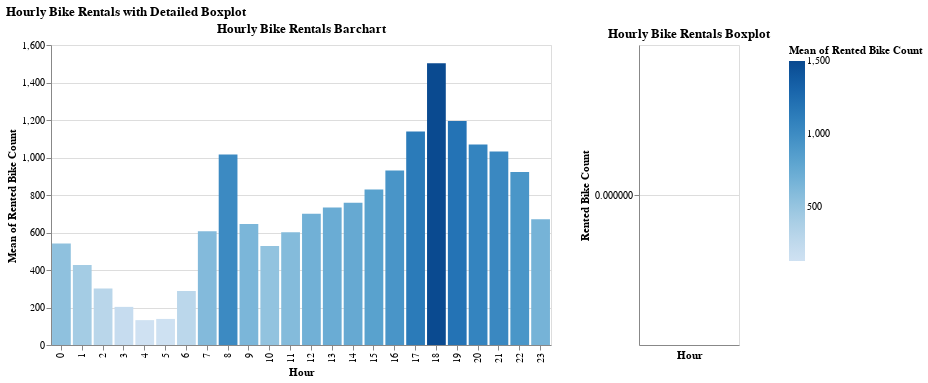

Notebook code cell kept with this figure:
### Code cell
# Hourly Bike Rentals Barchart showing detailed boxplot statistics 

selection = alt.selection_single(
    fields = ['Hour'], nearest = True, on = 'mouseover', empty = 'none',
)

# Create the barchart
bike_hour_barchart = alt.Chart(data).mark_bar().encode(
    alt.X('Hour:O'),
    alt.Y('mean(Rented Bike Count):Q'),
    alt.Color('mean(Rented Bike Count):Q'),
    tooltip = [alt.Tooltip('mean(Rented Bike Count):Q', title = 'Mean'),
              alt.Tooltip('min(Rented Bike Count):Q', title = 'Min'),
              alt.Tooltip('q1(Rented Bike Count):Q', title = 'Q1'),
              alt.Tooltip('median(Rented Bike Count):Q', title = 'Median'),
              alt.Tooltip('q3(Rented Bike Count):Q', title = 'Q3'),
              alt.Tooltip('max(Rented Bike Count):Q', title = 'Max')]
).properties(
    width = 500,
    height = 300,
    title = 'Hourly Bike Rentals Barchart',
).add_selection(
    selection
)

# Create the box plot
bike_hour_boxplot = alt.Chart(data).mark_boxplot().encode(
    x = 'Hour:O',
    y = 'Rented Bike Count:Q'
).transform_filter(
    selection
).properties(
    width = 100,
    height = 300,
    title = 'Hourly Bike Rentals Boxplot',
)

# Combine both charts, concatenating horizontally
combined_chart = alt.hconcat(bike_hour_barchart, bike_hour_boxplot, spacing = 25).properties(
    title = 'Hourly Bike Rentals with Detailed Boxplot'
)

display(combined_chart)

### Figure 1 — Vega specification as saved in the notebook (floating-point values rounded to 4 significant figures; data arrays with more than 128 entries replaced by an {"elided": "..."} marker saying what was removed)
{"$schema": "https://vega.github.io/schema/vega/v5.json", "data": [{"name": "param_1_store"}, {"name": "source_0", "values": {"elided": "8760 records"}}, {"name": "data_0", "values": [{"Hour": 0, "max_Rented Bike Count": 1394, "mean_Rented Bike Count": 541.5, "median_Rented Bike Count": 513, "min_Rented Bike Count": 0, "q1_Rented Bike Count": 196.0, "q3_Rented Bike Count": 862.0}, {"Hour": 1, "max_Rented Bike Count": 1088, "mean_Rented Bike Count": 426.2, "median_Rented Bike Count": 401, "min_Rented Bike Count": 0, "q1_Rented Bike Count": 172.0, "q3_Rented Bike Count": 669.0}, {"Hour": 2, "max_Rented Bike Count": 1254, "mean_Rented Bike Count": 301.6, "median_Rented Bike Count": 265, "min_Rented Bike Count": 0, "q1_Rented Bike Count": 122.0, "q3_Rented Bike Count": 456.0}, {"Hour": 3, "max_Rented Bike Count": 644, "mean_Rented Bike Count": 203.3, "median_Rented Bike Count": 176, "min_Rented Bike Count": 0, "q1_Rented Bike Count": 79.0, "q3_Rented Bike Count": 307.0}, {"Hour": 4, "max_Rented Bike Count": 421, "mean_Rented Bike Count": 132.6, "median_Rented Bike Count": 119, "min_Rented Bike Count": 0, "q1_Rented Bike Count": 51.0, "q3_Rented Bike Count": 199.0}, {"Hour": 5, "max_Rented Bike Count": 383, "mean_Rented Bike Count": 139.1, "median_Rented Bike Count": 129, "min_Rented Bike Count": 0, "q1_Rented Bike Count": 57.0, "q3_Rented Bike Count": 215.0}, {"Hour": 6, "max_Rented Bike Count": 807, "mean_Rented Bike Count": 287.6, "median_Rented Bike Count": 232, "min_Rented Bike Count": 0, "q1_Rented Bike Count": 97.0, "q3_Rented Bike Count": 448.0}, {"Hour": 7, "max_Rented Bike Count": 1629, "mean_Rented Bike Count": 606.0, "median_Rented Bike Count": 426, "min_Rented Bike Count": 0, "q1_Rented Bike Count": 211.0, "q3_Rented Bike Count": 1065.0}, {"Hour": 8, "max_Rented Bike Count": 2495, "mean_Rented Bike Count": 1016.0, "median_Rented Bike Count": 728, "min_Rented Bike Count": 0, "q1_Rented Bike Count": 401.0, "q3_Rented Bike Count": 1785.0}, {"Hour": 9, "max_Rented Bike Count": 1401, "mean_Rented Bike Count": 646.0, "median_Rented Bike Count": 680, "min_Rented Bike Count": 0, "q1_Rented Bike Count": 289.0, "q3_Rented Bike Count": 985.0}, {"Hour": 10, "max_Rented Bike Count": 1269, "mean_Rented Bike Count": 527.8, "median_Rented Bike Count": 581, "min_Rented Bike Count": 0, "q1_Rented Bike Count": 212.0, "q3_Rented Bike Count": 811.0}, {"Hour": 11, "max_Rented Bike Count": 1478, "mean_Rented Bike Count": 600.9, "median_Rented Bike Count": 624, "min_Rented Bike Count": 0, "q1_Rented Bike Count": 256.0, "q3_Rented Bike Count": 934.0}, {"Hour": 12, "max_Rented Bike Count": 1798, "mean_Rented Bike Count": 699.4, "median_Rented Bike Count": 709, "min_Rented Bike Count": 0, "q1_Rented Bike Count": 293.0, "q3_Rented Bike Count": 1072.0}, {"Hour": 13, "max_Rented Bike Count": 2000, "mean_Rented Bike Count": 733.2, "median_Rented Bike Count": 727, "min_Rented Bike Count": 0, "q1_Rented Bike Count": 304.0, "q3_Rented Bike Count": 1071.0}, {"Hour": 14, "max_Rented Bike Count": 2128, "mean_Rented Bike Count": 758.8, "median_Rented Bike Count": 733, "min_Rented Bike Count": 0, "q1_Rented Bike Count": 329.0, "q3_Rented Bike Count": 1099.0}, {"Hour": 15, "max_Rented Bike Count": 2329, "mean_Rented Bike Count": 829.2, "median_Rented Bike Count": 785, "min_Rented Bike Count": 0, "q1_Rented Bike Count": 333.0, "q3_Rented Bike Count": 1209.0}, {"Hour": 16, "max_Rented Bike Count": 2479, "mean_Rented Bike Count": 930.6, "median_Rented Bike Count": 911, "min_Rented Bike Count": 0, "q1_Rented Bike Count": 352.0, "q3_Rented Bike Count": 1434.0}, {"Hour": 17, "max_Rented Bike Count": 2664, "mean_Rented Bike Count": 1139.0, "median_Rented Bike Count": 1184, "min_Rented Bike Count": 0, "q1_Rented Bike Count": 392.0, "q3_Rented Bike Count": 1845.0}, {"Hour": 18, "max_Rented Bike Count": 3556, "mean_Rented Bike Count": 1503.0, "median_Rented Bike Count": 1548, "min_Rented Bike Count": 0, "q1_Rented Bike Count": 531.0, "q3_Rented Bike Count": 2359.0}, {"Hour": 19, "max_Rented Bike Count": 2984, "mean_Rented Bike Count": 1195.0, "median_Rented Bike Count": 1224, "min_Rented Bike Count": 0, "q1_Rented Bike Count": 371.0, "q3_Rented Bike Count": 1937.0}, {"Hour": 20, "max_Rented Bike Count": 2579, "mean_Rented Bike Count": 1069.0, "median_Rented Bike Count": 1062, "min_Rented Bike Count": 0, "q1_Rented Bike Count": 277.0, "q3_Rented Bike Count": 1726.0}, {"Hour": 21, "max_Rented Bike Count": 2505, "mean_Rented Bike Count": 1031.0, "median_Rented Bike Count": 1046, "min_Rented Bike Count": 0, "q1_Rented Bike Count": 271.0, "q3_Rented Bike Count": 1717.0}, {"Hour": 22, "max_Rented Bike Count": 2309, "mean_Rented Bike Count": 922.8, "median_Rented Bike Count": 949, "min_Rented Bike Count": 0, "q1_Rented Bike Count": 273.0, "q3_Rented Bike Count": 1501.0}, {"Hour": 23, "max_Rented Bike Count": 1732, "mean_Rented Bike Count": 671.1, "median_Rented Bike Count": 656, "min_Rented Bike Count": 0, "q1_Rented Bike Count": 212.0, "q3_Rented Bike Count": 1087.0}]}, {"name": "data_1", "source": "source_0", "transform": [{"type": "filter", "expr": "length(data(\"param_1_store\")) && vlSelectionTest(\"param_1_store\", datum)"}, {"type": "project", "fields": ["Hour", "Rented Bike Count"]}]}, {"name": "data_2", "source": "data_1", "transform": [{"type": "joinaggregate", "groupby": ["Hour"], "fields": ["Rented Bike Count", "Rented Bike Count"], "ops": ["q1", "q3"], "as": ["lower_box_Rented Bike Count", "upper_box_Rented Bike Count"]}, {"type": "project", "fields": ["Hour", "Rented Bike Count", "lower_box_Rented Bike Count", "upper_box_Rented Bike Count"]}]}, {"name": "data_3", "source": "data_2", "transform": [{"type": "filter", "expr": "(datum[\"Rented Bike Count\"] < datum[\"lower_box_Rented Bike Count\"] - 1.5 * (datum[\"upper_box_Rented Bike Count\"] - datum[\"lower_box_Rented Bike Count\"])) || (datum[\"Rented Bike Count\"] > datum[\"upper_box_Rented Bike Count\"] + 1.5 * (datum[\"upper_box_Rented Bike Count\"] - datum[\"lower_box_Rented Bike Count\"]))"}, {"type": "filter", "expr": "isValid(datum[\"Rented Bike Count\"]) && isFinite(+datum[\"Rented Bike Count\"])"}, {"type": "project", "fields": ["Hour", "Rented Bike Count"]}]}, {"name": "data_4", "source": "data_2", "transform": [{"type": "filter", "expr": "(datum[\"lower_box_Rented Bike Count\"] - 1.5 * (datum[\"upper_box_Rented Bike Count\"] - datum[\"lower_box_Rented Bike Count\"]) <= datum[\"Rented Bike Count\"]) && (datum[\"Rented Bike Count\"] <= datum[\"upper_box_Rented Bike Count\"] + 1.5 * (datum[\"upper_box_Rented Bike Count\"] - datum[\"lower_box_Rented Bike Count\"]))"}, {"type": "aggregate", "groupby": ["Hour"], "fields": ["Rented Bike Count", "Rented Bike Count", "lower_box_Rented Bike Count", "upper_box_Rented Bike Count"], "ops": ["min", "max", "min", "max"], "as": ["lower_whisker_Rented Bike Count", "upper_whisker_Rented Bike Count", "lower_box_Rented Bike Count", "upper_box_Rented Bike Count"]}, {"type": "project", "fields": ["Hour", "lower_box_Rented Bike Count", "lower_whisker_Rented Bike Count", "upper_box_Rented Bike Count", "upper_whisker_Rented Bike Count"]}]}, {"name": "data_5", "source": "data_4", "transform": [{"type": "filter", "expr": "isValid(datum[\"lower_whisker_Rented Bike Count\"]) && isFinite(+datum[\"lower_whisker_Rented Bike Count\"])"}, {"type": "project", "fields": ["Hour", "lower_box_Rented Bike Count", "lower_whisker_Rented Bike Count", "upper_whisker_Rented Bike Count"]}]}, {"name": "data_6", "source": "data_4", "transform": [{"type": "filter", "expr": "isValid(datum[\"upper_box_Rented Bike Count\"]) && isFinite(+datum[\"upper_box_Rented Bike Count\"])"}, {"type": "project", "fields": ["Hour", "lower_whisker_Rented Bike Count", "upper_box_Rented Bike Count", "upper_whisker_Rented Bike Count"]}]}, {"name": "data_7", "source": "data_1", "transform": [{"type": "aggregate", "groupby": ["Hour"], "fields": ["Rented Bike Count", "Rented Bike Count", "Rented Bike Count", "Rented Bike Count", "Rented Bike Count"], "ops": ["q1", "q3", "median", "min", "max"], "as": ["lower_box_Rented Bike Count", "upper_box_Rented Bike Count", "mid_box_Rented Bike Count", "min_Rented Bike Count", "max_Rented Bike Count"]}, {"type": "project", "fields": ["Hour", "lower_box_Rented Bike Count", "max_Rented Bike Count", "mid_box_Rented Bike Count", "min_Rented Bike Count", "upper_box_Rented Bike Count"]}]}, {"name": "data_8", "source": "data_7", "transform": [{"type": "filter", "expr": "isValid(datum[\"lower_box_Rented Bike Count\"]) && isFinite(+datum[\"lower_box_Rented Bike Count\"])"}, {"type": "project", "fields": ["Hour", "lower_box_Rented Bike Count", "max_Rented Bike Count", "mid_box_Rented Bike Count", "min_Rented Bike Count", "upper_box_Rented Bike Count"]}]}, {"name": "data_9", "source": "data_7", "transform": [{"type": "filter", "expr": "isValid(datum[\"mid_box_Rented Bike Count\"]) && isFinite(+datum[\"mid_box_Rented Bike Count\"])"}, {"type": "project", "fields": ["Hour", "lower_box_Rented Bike Count", "max_Rented Bike Count", "mid_box_Rented Bike Count", "min_Rented Bike Count", "upper_box_Rented Bike Count"]}]}, {"name": "data_0_color_domain_mean_Rented Bike Count", "values": [{"min": 132.6, "max": 1503.0}]}, {"name": "data_0_view_1_x_domain_Hour", "values": [{"Hour": 0}, {"Hour": 1}, {"Hour": 2}, {"Hour": 3}, {"Hour": 4}, {"Hour": 5}, {"Hour": 6}, {"Hour": 7}, {"Hour": 8}, {"Hour": 9}, {"Hour": 10}, {"Hour": 11}, {"Hour": 12}, {"Hour": 13}, {"Hour": 14}, {"Hour": 15}, {"Hour": 16}, {"Hour": 17}, {"Hour": 18}, {"Hour": 19}, {"Hour": 20}, {"Hour": 21}, {"Hour": 22}, {"Hour": 23}]}, {"name": "data_0_view_1_y_domain_mean_Rented Bike Count", "values": [{"min": 132.6, "max": 1503.0}]}, {"name": "data_3_concat_1_x_domain_Hour_0", "source": "data_3", "transform": [{"type": "aggregate", "groupby": ["Hour"], "fields": [], "ops": [], "as": []}, {"type": "formula", "expr": "datum['Hour']", "as": "sort_field"}, {"type": "project", "fields": ["Hour"]}]}, {"name": "data_5_concat_1_x_domain_Hour_1", "source": "data_5", "transform": [{"type": "aggregate", "groupby": ["Hour"], "fields": [], "ops": [], "as": []}, {"type": "formula", "expr": "datum['Hour']", "as": "sort_field"}, {"type": "project", "fields": ["Hour"]}]}, {"name": "data_6_concat_1_x_domain_Hour_2", "source": "data_6", "transform": [{"type": "aggregate", "groupby": ["Hour"], "fields": [], "ops": [], "as": []}, {"type": "formula", "expr": "datum['Hour']", "as": "sort_field"}, {"type": "project", "fields": ["Hour"]}]}, {"name": "data_8_concat_1_x_domain_Hour_3", "source": "data_8", "transform": [{"type": "aggregate", "groupby": ["Hour"], "fields": [], "ops": [], "as": []}, {"type": "formula", "expr": "datum['Hour']", "as": "sort_field"}, {"type": "project", "fields": ["Hour"]}]}, {"name": "data_9_concat_1_x_domain_Hour_4", "source": "data_9", "transform": [{"type": "aggregate", "groupby": ["Hour"], "fields": [], "ops": [], "as": []}, {"type": "formula", "expr": "datum['Hour']", "as": "sort_field"}, {"type": "project", "fields": ["Hour"]}]}], "signals": [{"name": "view_1_width", "value": 500}, {"name": "concat_1_width", "value": 100}, {"name": "unit", "value": {}, "on": [{"events": "mousemove", "update": "isTuple(group()) ? group() : unit"}]}, {"name": "param_1", "update": "vlSelectionResolve(\"param_1_store\", \"union\", true, true)"}], "marks": [{"type": "group", "name": "view_1_group", "encode": {"update": {"width": {"signal": "view_1_width"}, "height": {"signal": "height"}}}, "signals": [{"name": "param_1_tuple", "on": [{"events": [{"source": "scope", "markname": "view_1_voronoi", "type": "mouseover"}], "update": "datum && item().mark.marktype !== 'group' && indexof(item().mark.role, 'legend') < 0 ? {unit: \"view_1\", fields: param_1_tuple_fields, values: [(item().isVoronoi ? datum.datum : datum)[\"Hour\"]]} : null", "force": true}, {"events": [{"source": "view", "type": "dblclick"}], "update": "null"}]}, {"name": "param_1_tuple_fields", "value": [{"type": "E", "field": "Hour"}]}, {"name": "param_1_toggle", "value": false, "on": [{"events": [{"source": "scope", "markname": "view_1_voronoi", "type": "mouseover"}], "update": "event.shiftKey"}, {"events": [{"source": "view", "type": "dblclick"}], "update": "false"}]}, {"name": "param_1_modify", "on": [{"events": {"signal": "param_1_tuple"}, "update": "modify(\"param_1_store\", param_1_toggle ? null : param_1_tuple, param_1_toggle ? null : true, param_1_toggle ? param_1_tuple : null)"}]}], "marks": [{"type": "rect", "name": "view_1_marks", "from": {"data": "data_0"}, "encode": {"update": {"y2": {"value": 0, "scale": "view_1_y"}, "width": {"signal": "max(0.25, bandwidth('view_1_x'))"}, "tooltip": {"signal": "{\"Mean\": format(datum[\"mean_Rented Bike Count\"], \"\"), \"Min\": format(datum[\"min_Rented Bike Count\"], \"\"), \"Q1\": format(datum[\"q1_Rented Bike Count\"], \"\"), \"Median\": format(datum[\"median_Rented Bike Count\"], \"\"), \"Q3\": format(datum[\"q3_Rented Bike Count\"], \"\"), \"Max\": format(datum[\"max_Rented Bike Count\"], \"\")}"}, "fill": {"field": "mean_Rented Bike Count", "scale": "color"}, "ariaRoleDescription": {"value": "bar"}, "description": {"signal": "\"Hour: \" + (isValid(datum[\"Hour\"]) ? datum[\"Hour\"] : \"\"+datum[\"Hour\"]) + \"; Mean of Rented Bike Count: \" + (format(datum[\"mean_Rented Bike Count\"], \"\")) + \"; Mean: \" + (format(datum[\"mean_Rented Bike Count\"], \"\")) + \"; Min: \" + (format(datum[\"min_Rented Bike Count\"], \"\")) + \"; Q1: \" + (format(datum[\"q1_Rented Bike Count\"], \"\")) + \"; Median: \" + (format(datum[\"median_Rented Bike Count\"], \"\")) + \"; Q3: \" + (format(datum[\"q3_Rented Bike Count\"], \"\")) + \"; Max: \" + (format(datum[\"max_Rented Bike Count\"], \"\"))"}, "x": {"field": "Hour", "scale": "view_1_x"}, "y": {"field": "mean_Rented Bike Count", "scale": "view_1_y"}}}, "style": ["bar"], "interactive": true}, {"type": "path", "name": "view_1_voronoi", "from": {"data": "view_1_marks"}, "encode": {"update": {"isVoronoi": {"value": true}, "fill": {"value": "transparent"}, "strokeWidth": {"value": 0.35}, "stroke": {"value": "transparent"}, "tooltip": {"signal": "{\"Mean\": format(datum.datum[\"mean_Rented Bike Count\"], \"\"), \"Min\": format(datum.datum[\"min_Rented Bike Count\"], \"\"), \"Q1\": format(datum.datum[\"q1_Rented Bike Count\"], \"\"), \"Median\": format(datum.datum[\"median_Rented Bike Count\"], \"\"), \"Q3\": format(datum.datum[\"q3_Rented Bike Count\"], \"\"), \"Max\": format(datum.datum[\"max_Rented Bike Count\"], \"\")}"}}}, "transform": [{"type": "voronoi", "x": {"expr": "datum.datum.x || 0"}, "y": {"expr": "datum.datum.y || 0"}, "size": [{"signal": "view_1_width"}, {"signal": "height"}]}], "interactive": true}], "axes": [{"scale": "view_1_y", "minExtent": 0, "tickCount": {"signal": "ceil(height/40)"}, "labels": false, "aria": false, "maxExtent": 0, "zindex": 0, "gridScale": "view_1_x", "ticks": false, "grid": true, "orient": "left", "domain": false}, {"scale": "view_1_x", "labelAlign": "right", "labelBaseline": "middle", "zindex": 0, "grid": false, "labelAngle": 270, "orient": "bottom", "title": "Hour"}, {"scale": "view_1_y", "tickCount": {"signal": "ceil(height/40)"}, "labelOverlap": true, "grid": false, "zindex": 0, "title": "Mean of Rented Bike Count", "orient": "left"}], "title": {"text": "Hourly Bike Rentals Barchart", "frame": "group"}, "style": "cell"}, {"type": "group", "name": "concat_1_group", "encode": {"update": {"width": {"signal": "concat_1_width"}, "height": {"signal": "height"}}}, "marks": [{"type": "symbol", "name": "concat_1_layer_0_layer_0_marks", "from": {"data": "data_3"}, "encode": {"update": {"x": {"field": "Hour", "scale": "concat_1_x", "band": 0.5}, "y": {"field": "Rented Bike Count", "scale": "concat_1_y"}, "description": {"signal": "\"Hour: \" + (isValid(datum[\"Hour\"]) ? datum[\"Hour\"] : \"\"+datum[\"Hour\"]) + \"; Rented Bike Count: \" + (format(datum[\"Rented Bike Count\"], \"\"))"}, "stroke": {"value": "#4c78a8"}, "fill": {"value": "transparent"}, "ariaRoleDescription": {"value": "point"}, "opacity": {"value": 0.7}}}, "style": ["point", "boxplot-outliers"], "interactive": false}, {"type": "rule", "name": "concat_1_layer_0_layer_1_layer_0_marks", "from": {"data": "data_5"}, "encode": {"update": {"stroke": {"value": "black"}, "y2": {"field": "lower_box_Rented Bike Count", "scale": "concat_1_y"}, "x": {"field": "Hour", "scale": "concat_1_x", "band": 0.5}, "tooltip": {"signal": "{\"Upper Whisker of Rented Bike Count\": format(datum[\"upper_whisker_Rented Bike Count\"], \"\"), \"Lower Whisker of Rented Bike Count\": format(datum[\"lower_whisker_Rented Bike Count\"], \"\"), \"Hour\": isValid(datum[\"Hour\"]) ? datum[\"Hour\"] : \"\"+datum[\"Hour\"]}"}, "y": {"field": "lower_whisker_Rented Bike Count", "scale": "concat_1_y"}}}, "interactive": true, "style": ["rule", "boxplot-rule"], "aria": false}, {"type": "rule", "name": "concat_1_layer_0_layer_1_layer_1_marks", "from": {"data": "data_6"}, "encode": {"update": {"stroke": {"value": "black"}, "y": {"field": "upper_box_Rented Bike Count", "scale": "concat_1_y"}, "y2": {"field": "upper_whisker_Rented Bike Count", "scale": "concat_1_y"}, "tooltip": {"signal": "{\"Upper Whisker of Rented Bike Count\": format(datum[\"upper_whisker_Rented Bike Count\"], \"\"), \"Lower Whisker of Rented Bike Count\": format(datum[\"lower_whisker_Rented Bike Count\"], \"\"), \"Hour\": isValid(datum[\"Hour\"]) ? datum[\"Hour\"] : \"\"+datum[\"Hour\"]}"}, "x": {"field": "Hour", "scale": "concat_1_x", "band": 0.5}}}, "aria": false, "interactive": true, "style": ["rule", "boxplot-rule"]}, {"type": "rect", "name": "concat_1_layer_1_layer_0_marks", "from": {"data": "data_8"}, "encode": {"update": {"xc": {"field": "Hour", "scale": "concat_1_x", "band": 0.5}, "y2": {"field": "upper_box_Rented Bike Count", "scale": "concat_1_y"}, "ariaRoleDescription": {"value": "box"}, "tooltip": {"signal": "{\"Max of Rented Bike Count\": format(datum[\"max_Rented Bike Count\"], \"\"), \"Q3 of Rented Bike Count\": format(datum[\"upper_box_Rented Bike Count\"], \"\"), \"Median of Rented Bike Count\": format(datum[\"mid_box_Rented Bike Count\"], \"\"), \"Q1 of Rented Bike Count\": format(datum[\"lower_box_Rented Bike Count\"], \"\"), \"Min of Rented Bike Count\": format(datum[\"min_Rented Bike Count\"], \"\"), \"Hour\": isValid(datum[\"Hour\"]) ? datum[\"Hour\"] : \"\"+datum[\"Hour\"]}"}, "description": {"signal": "\"Hour: \" + (isValid(datum[\"Hour\"]) ? datum[\"Hour\"] : \"\"+datum[\"Hour\"]) + \"; Rented Bike Count: \" + (format(datum[\"lower_box_Rented Bike Count\"], \"\")) + \"; upper_box_Rented Bike Count: \" + (format(datum[\"upper_box_Rented Bike Count\"], \"\")) + \"; Max of Rented Bike Count: \" + (format(datum[\"max_Rented Bike Count\"], \"\")) + \"; Q3 of Rented Bike Count: \" + (format(datum[\"upper_box_Rented Bike Count\"], \"\")) + \"; Median of Rented Bike Count: \" + (format(datum[\"mid_box_Rented Bike Count\"], \"\")) + \"; Q1 of Rented Bike Count: \" + (format(datum[\"lower_box_Rented Bike Count\"], \"\")) + \"; Min of Rented Bike Count: \" + (format(datum[\"min_Rented Bike Count\"], \"\"))"}, "fill": {"value": "#4c78a8"}, "width": {"value": 14}, "y": {"field": "lower_box_Rented Bike Count", "scale": "concat_1_y"}}}, "style": ["bar", "boxplot-box"], "interactive": true}, {"type": "rect", "name": "concat_1_layer_1_layer_1_marks", "from": {"data": "data_9"}, "encode": {"update": {"yc": {"field": "mid_box_Rented Bike Count", "scale": "concat_1_y"}, "width": {"value": 14}, "tooltip": {"signal": "{\"Max of Rented Bike Count\": format(datum[\"max_Rented Bike Count\"], \"\"), \"Q3 of Rented Bike Count\": format(datum[\"upper_box_Rented Bike Count\"], \"\"), \"Median of Rented Bike Count\": format(datum[\"mid_box_Rented Bike Count\"], \"\"), \"Q1 of Rented Bike Count\": format(datum[\"lower_box_Rented Bike Count\"], \"\"), \"Min of Rented Bike Count\": format(datum[\"min_Rented Bike Count\"], \"\"), \"Hour\": isValid(datum[\"Hour\"]) ? datum[\"Hour\"] : \"\"+datum[\"Hour\"]}"}, "fill": {"value": "white"}, "xc": {"field": "Hour", "scale": "concat_1_x", "band": 0.5}, "opacity": {"value": 0.7}, "height": {"value": 1}}}, "style": ["tick", "boxplot-median"], "interactive": true, "aria": false}], "axes": [{"scale": "concat_1_y", "gridScale": "concat_1_x", "zindex": 0, "domain": false, "ticks": false, "aria": false, "orient": "left", "tickCount": {"signal": "ceil(height/40)"}, "grid": true, "maxExtent": 0, "labels": false, "minExtent": 0}, {"scale": "concat_1_x", "grid": false, "title": "Hour", "labelAlign": "right", "zindex": 0, "orient": "bottom", "labelAngle": 270, "labelBaseline": "middle"}, {"scale": "concat_1_y", "labelOverlap": true, "orient": "left", "grid": false, "zindex": 0, "title": "Rented Bike Count", "tickCount": {"signal": "ceil(height/40)"}}], "title": {"text": "Hourly Bike Rentals Boxplot", "frame": "group"}, "style": "cell"}], "scales": [{"name": "color", "type": "linear", "domain": [{"signal": "(data(\"data_0_color_domain_mean_Rented Bike Count\")[0] || {}).min"}, {"signal": "(data(\"data_0_color_domain_mean_Rented Bike Count\")[0] || {}).max"}], "range": "ramp", "zero": false, "interpolate": "hcl"}, {"name": "view_1_x", "type": "band", "domain": {"data": "data_0_view_1_x_domain_Hour", "field": "Hour", "sort": true}, "range": [0, {"signal": "view_1_width"}], "paddingOuter": 0.05, "paddingInner": 0.1}, {"name": "view_1_y", "type": "linear", "domain": [{"signal": "(data(\"data_0_view_1_y_domain_mean_Rented Bike Count\")[0] || {}).min"}, {"signal": "(data(\"data_0_view_1_y_domain_mean_Rented Bike Count\")[0] || {}).max"}], "range": [{"signal": "height"}, 0], "zero": true, "nice": true}, {"name": "concat_1_x", "type": "band", "domain": {"fields": [{"data": "data_3_concat_1_x_domain_Hour_0", "field": "Hour"}, {"data": "data_5_concat_1_x_domain_Hour_1", "field": "Hour"}, {"data": "data_6_concat_1_x_domain_Hour_2", "field": "Hour"}, {"data": "data_8_concat_1_x_domain_Hour_3", "field": "Hour"}, {"data": "data_9_concat_1_x_domain_Hour_4", "field": "Hour"}], "sort": true}, "range": [0, {"signal": "concat_1_width"}], "paddingInner": 0, "paddingOuter": 0}, {"name": "concat_1_y", "type": "linear", "domain": {"fields": [{"data": "data_3", "field": "Rented Bike Count"}, {"data": "data_5", "field": "lower_whisker_Rented Bike Count"}, {"data": "data_5", "field": "lower_box_Rented Bike Count"}, {"data": "data_6", "field": "upper_box_Rented Bike Count"}, {"data": "data_6", "field": "upper_whisker_Rented Bike Count"}, {"data": "data_8", "field": "lower_box_Rented Bike Count"}, {"data": "data_8", "field": "upper_box_Rented Bike Count"}, {"data": "data_9", "field": "mid_box_Rented Bike Count"}]}, "range": [{"signal": "height"}, 0], "nice": true, "zero": true}], "title": {"text": "Hourly Bike Rentals with Detailed Boxplot", "anchor": "start"}, "background": "white", "legends": [{"fill": "color", "gradientLength": {"signal": "clamp(height, 64, 200)"}, "title": "Mean of Rented Bike Count"}], "padding": 5, "height": 300, "layout": {"padding": 25, "bounds": "full", "align": "each"}}
